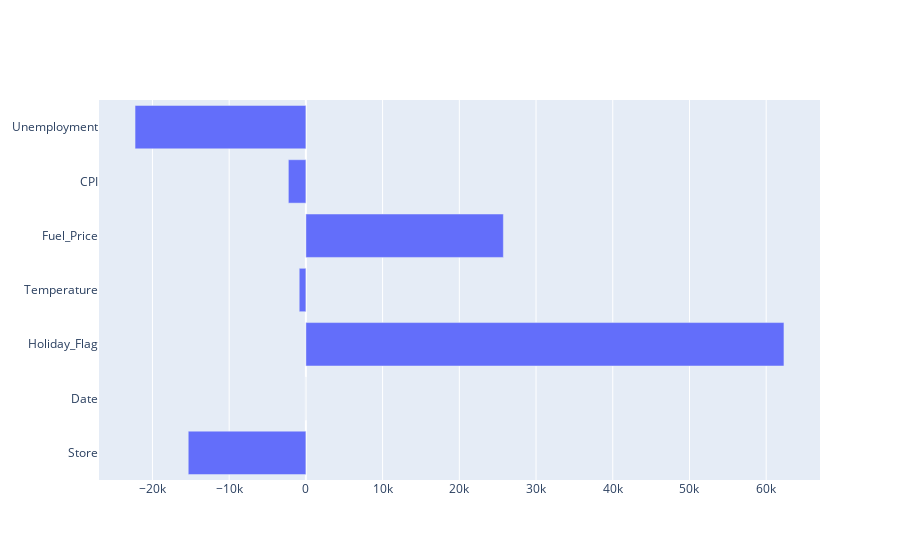

Source (notebook cell):
### Markdown cell above
# Ejercicio 4: Modelado predictivo (2 puntos)

a) Encuentra el mejor modelo de regresión lineal para predecir las ventas semanales $Weekly Sales$ en función de las variables disponibles. Prueba múltiples combinaciones de variables. (1.5 puntos)

### Code cell
df = pd.read_csv('Walmart.csv')
df = df.dropna(subset=['Unemployment'])


X = np.array(df.drop(['Weekly_Sales','Date'], axis=1))
y = np.array(df['Weekly_Sales'])

X_train, X_test, y_train, y_test = train_test_split(X, y, test_size = 0.2, random_state = 123)
reg = LinearRegression().fit(X_train, y_train)

linear_r2=round(reg.score(X_test, y_test),2)
print("Variance explanation R^2 = {}".format(round(reg.score(X_test, y_test),2)))

# Adding date as a feature
df['Date'] = pd.to_datetime(df['Date'])
df['Date'] = df['Date'].map(pd.Timestamp.timestamp)
X = np.array(df.drop(['Weekly_Sales'], axis=1))
y = np.array(df['Weekly_Sales'])
X_train, X_test, y_train, y_test = train_test_split(X, y, test_size = 0.2, random_state = 123)

reg = LinearRegression().fit(X_train, y_train)
linear_r2_date=round(reg.score(X_test, y_test),2)
print("Variance explanation R^2 with Date = {}".format(round(reg.score(X_test, y_test),2)))

print(reg.coef_)

#Using plotly go
fig = go.Figure()
fig.add_trace(
    go.Bar(
        x = reg.coef_,
        y = df.drop(columns= ['Weekly_Sales'], axis=1).columns,
        orientation='h'
    )
)
fig.show()

X = np.array(df.drop(['Weekly_Sales','Date'], axis=1))
y = np.array(df['Weekly_Sales'])

X_train, X_test, y_train, y_test = train_test_split(X, y, test_size = 0.2, random_state = 123)

for i in range(1,6):
    reg = LinearRegression()
    selector = RFE(reg, n_features_to_select=i)
    selector = selector.fit(X_train, y_train)
    print(f"Seleccionando {i}; Variables")
    print("Variance explanation R^2 = {}".format(round(selector.score(X_test, y_test),4)))
    #MSE Error
    print("Mean Squared Error:", mean_squared_error(y_test, selector.predict(X_test)))
    
    

print(df.drop(columns= ['Weekly_Sales','Date'], axis=1).columns[selector.support_])

### Figure 1 — Plotly figure (JSON) as saved in the notebook; plotly's stock layout.template omitted (floating-point values rounded to 4 significant figures)
{"data": [{"orientation": "h", "x": [-15340.0, -0.000355, 62310.0, -869.5, 25740.0, -2285.0, -22270.0], "y": ["Store", "Date", "Holiday_Flag", "Temperature", "Fuel_Price", "CPI", "Unemployment"], "type": "bar"}], "layout": {}}
